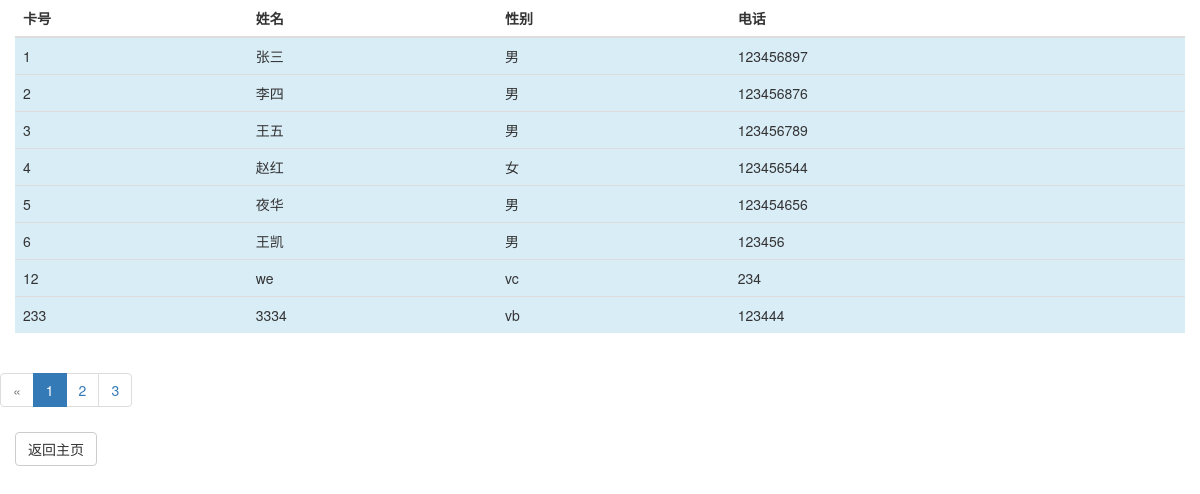
/library/select_user.php (signed in), run on the app's committed database.
### tables this page shows
CREATE TABLE `users` (
  `id` int(10) NOT NULL AUTO_INCREMENT,
  `name` varchar(10) NOT NULL,
  `sex` varchar(2) NOT NULL,
  `telephone` int(12) NOT NULL,
  PRIMARY KEY (`id`)
);

### library/select_user.php (the view, shortened to what this page needs)
<!DOCTYPE html>
<html lang="en">
<head>
    <link rel="stylesheet" href="css/bootstrap.min.css">
</head>
<body>
<?php
try {
    $dsn = 'mysql:dbname=library;host=localhost';
    $user = 'root';
    $password = '123456';
    $db = new PDO($dsn, $user, $password);
    $result = $db->query('SELECT * FROM users')->fetchAll();
}   catch(PDOException $e){
    die('程序出错');
}
?>
<div class="container-fluid">
    <div class="row">
        <div class="col-md-12">
            <table class="table">
                <thead>
                <tr>
                    <th>卡号</th>
                    <th>姓名</th>
                    <th>性别</th>
                    <th>电话</th>
                </tr>
                </thead>
                <tbody>
                <?php
                foreach($result as $value) {
                    echo '<tr class= "info">';
                    echo "<td>" . $value['id'] . "</td>";
                    echo "<td>" . $value['name'] . "</td>";
                    echo "<td>" . $value['sex'] . "</td>";
                    echo "<td>" . $value['telephone'] . "</td>";
                }
                ?>
                </tbody>
            </table>
        </div>
    </div>
</div>
<nav aria-label="...">
    <ul class="pagination">
        <li class="disabled"><a href="#" aria-label="Previous"><span aria-hidden="true">&laquo;</span></a></li>
        <li class="active"><a href="#">1 <span class="sr-only">(current)</span></a></li>
        <li ><a href="#">2 <span class="sr-only">(current)</span></a></li>
        <li><a href="#">3 <span class="sr-only">(current)</span></a></li>
    </ul>
</nav>
<div class="container-fluid">
    <div class="btn-group" role="group" aria-label="...">
        <div class="col-md-12"></div> <a href="index.php"> <button type="button" class="btn btn-default">返回主页</button></a></div>
</div>
</body>
</html>

### data on the page
users: id "1", name "张三", sex "男", telephone "123456897"
users: id "2", name "李四", sex "男", telephone "123456876"
users: id "3", name "王五", sex "男", telephone "123456789"
users: id "4", name "赵红", sex "女", telephone "123456544"
users: id "5", name "夜华", sex "男", telephone "123454656"
users: id "6", name "王凯", sex "男", telephone "123456"
users: id "12", name "we", sex "vc", telephone "234"
users: id "233", name "3334", sex "vb", telephone "123444"
